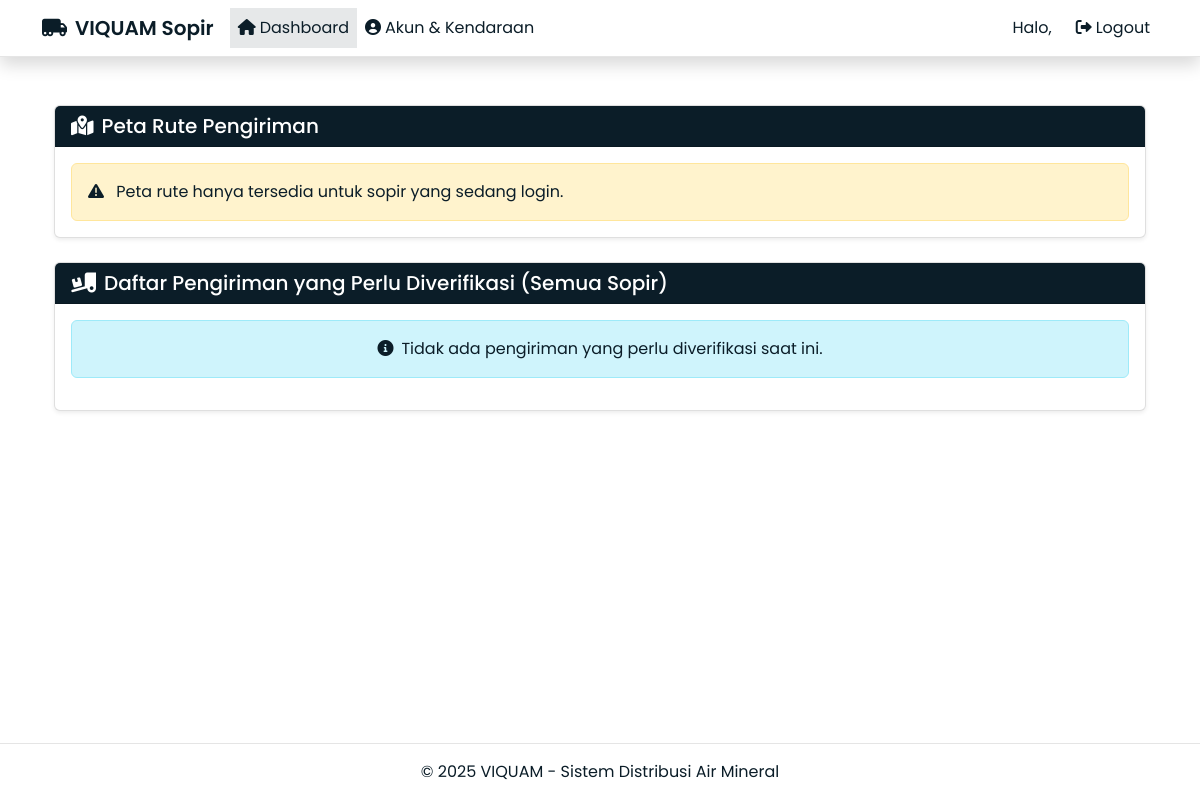
The app's page /sopir/dashboard/ (signed in), older data.
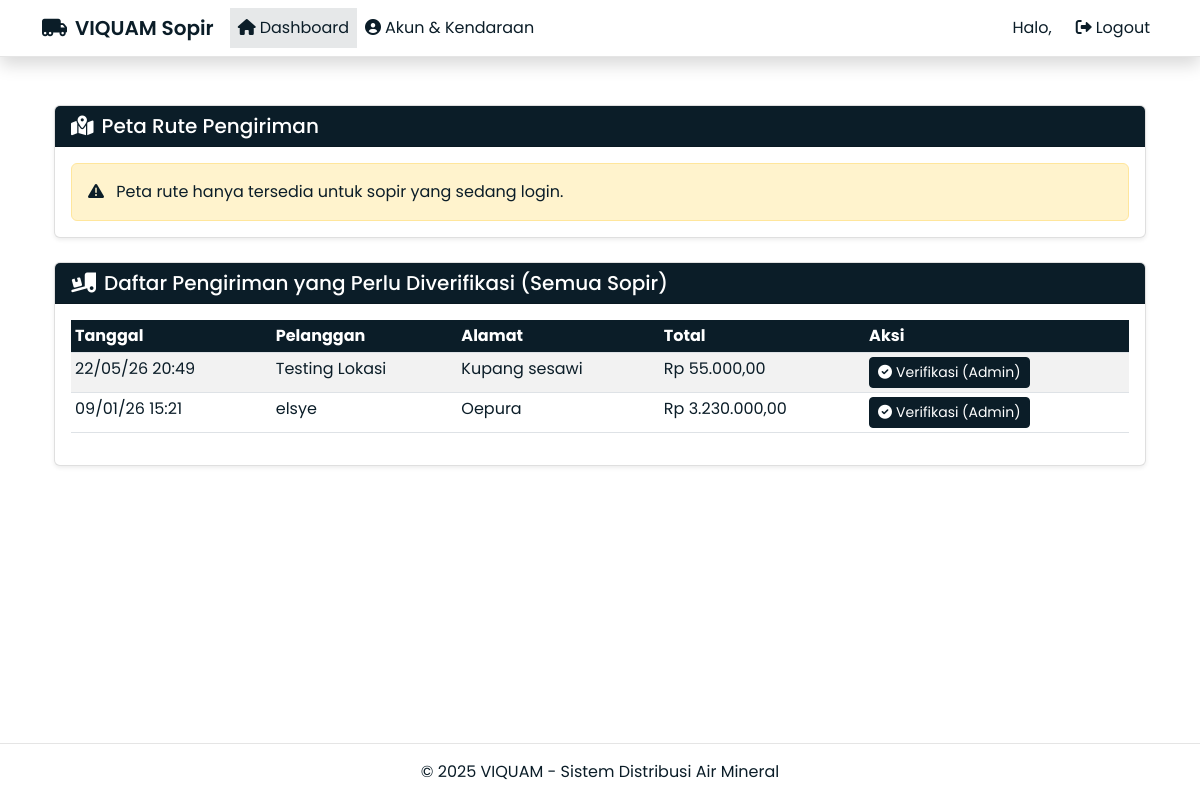
The same page, newer data.
### core/models.py (models this page shows, shortened)
class Pemesanan(models.Model):
    STATUS_CHOICES = [
        ('Diproses', 'Diproses'),
        ('Dikirim', 'Dikirim'),
        ('Selesai', 'Selesai'),
        ('Dibatalkan', 'Dibatalkan'),
    ]
    JENIS_PEMBAYARAN_CHOICES = [
        ('Transfer', 'Transfer'),
        ('COD', 'COD (Bayar di Tempat)'),
        ('Piutang', 'Piutang (Bayar Nanti)'),
    ]
    STATUS_PEMBAYARAN_CHOICES = [
        ('Belum Bayar', 'Belum Bayar'),
        ('DP', 'DP (Uang Muka)'),
        ('Lunas', 'Lunas'),
    ]
    idPemesanan = models.AutoField(primary_key=True, verbose_name='ID Pemesanan')
    idPelanggan = models.ForeignKey(Pelanggan, on_delete=models.SET_NULL, null=True, blank=True, verbose_name='Pelanggan')
    latitude = models.DecimalField(max_digits=10, decimal_places=7, null=True, blank=True, verbose_name='Latitude Pengiriman')
    longitude = models.DecimalField(max_digits=10, decimal_places=7, null=True, blank=True, verbose_name='Longitude Pengiriman')
    tanggalPemesanan = models.DateTimeField(default=timezone.now, verbose_name='Tanggal Pemesanan')
    alamatPengiriman = models.CharField(max_length=200, verbose_name='Alamat Pengiriman')
    total = models.DecimalField(max_digits=10, decimal_places=2, default=0.00, verbose_name='Total Harga')
    buktiBayar = models.ImageField(upload_to='bukti_pembayaran/', null=True, blank=True, verbose_name='Bukti Pembayaran')
    status = models.CharField(max_length=25, choices=STATUS_CHOICES, default='Diproses', verbose_name='Status Pemesanan')
    fotoPengiriman = models.ImageField(upload_to='bukti_pengiriman/', null=True, blank=True, verbose_name='Foto Pengiriman')
    idSopir = models.ForeignKey(Sopir, on_delete=models.SET_NULL, null=True, blank=True, verbose_name='Sopir Pengirim')
    updated_by = models.ForeignKey(User, on_delete=models.SET_NULL, null=True, blank=True, verbose_name='Diperbarui Oleh')
    last_updated = models.DateTimeField(auto_now=True, verbose_name='Waktu Pembaruan Terakhir')
    keterangan_admin = models.CharField(max_length=255, null=True, blank=True, verbose_name='Keterangan Aktivitas Admin')
    jenisPembayaran = models.CharField(max_length=25, choices=JENIS_PEMBAYARAN_CHOICES, default='Transfer', verbose_name='Jenis Pembayaran')
    statusPembayaran = models.CharField(max_length=25, choices=STATUS_PEMBAYARAN_CHOICES, default='Lunas', verbose_name='Status Pembayaran')
    nominalDibayar = models.DecimalField(max_digits=10, decimal_places=2, default=0.00, verbose_name='Nominal Dibayar')
    sisaTagihan = models.DecimalField(max_digits=10, decimal_places=2, default=0.00, verbose_name='Sisa Tagihan')
    jatuhTempo = models.DateField(null=True, blank=True, verbose_name='Jatuh Tempo')
    class Meta:
        verbose_name = 'Pemesanan'
        verbose_name_plural = 'Pemesanan'

class Pelanggan(models.Model):
    idPelanggan = models.AutoField(primary_key=True, verbose_name='ID Pelanggan')
    nama = models.CharField(max_length=50, verbose_name='Nama Pelanggan')
    noWa = models.CharField(max_length=20, verbose_name='Nomor WhatsApp')
    alamat = models.CharField(max_length=200, verbose_name='Detail Alamat (Blok/No Rumah)')
    latitude = models.DecimalField(max_digits=10, decimal_places=7, null=True, blank=True, verbose_name='Latitude')
    longitude = models.DecimalField(max_digits=10, decimal_places=7, null=True, blank=True, verbose_name='Longitude')
    username = models.CharField(max_length=20, unique=True, verbose_name='Username')
    password = models.CharField(max_length=150, verbose_name='Password (Hash)')
    isLangganan = models.BooleanField(default=False, verbose_name='Pelanggan Langganan')
    npwp = models.CharField(max_length=20, null=True, blank=True, verbose_name='NPWP')
    class Meta:
        verbose_name = 'Pelanggan'
        verbose_name_plural = 'Pelanggan'

### core/views.py (the view, shortened to what this page needs)
# urls.py: path('sopir/dashboard/',               views.sopir_dashboard,        name='sopir-dashboard'),
def sopir_dashboard(request):
    if 'sopir_id' not in request.session and not request.user.is_superuser:
        messages.error(request, 'Silakan login terlebih dahulu.')
        return redirect('sopir-login')
    if request.user.is_superuser:
        pesanan_list = Pemesanan.objects.filter(
            status='Dikirim'
        ).select_related('idPelanggan', 'idSopir').order_by('-tanggalPemesanan')
        context = {
            'pesanan_list': pesanan_list,
            'user': request.user,
            'is_admin_view': True,  # Variabel kendali untuk template
            'pesanan_json': '[]',  # No map for admin view
        }
        return render(request, 'sopir/dashboard.html', context)

### core/templates/sopir/dashboard.html (shortened to what the changed rows need)
{% extends 'sopir/base.html' %}
{% load humanize %}
{% block content %}
<link rel="stylesheet" href="https://unpkg.com/leaflet@1.9.4/dist/leaflet.css" />
<link rel="stylesheet" href="https://unpkg.com/leaflet-control-geocoder/dist/Control.Geocoder.css" />
<div class="container pt-4">
    <div class="row">
        <div class="col-12">
            <div class="card mt-4">
                <div class="card-body">
                    {% if pesanan_list %}
                        <div class="table-responsive">
                            <table class="table table-striped table-hover table-sm">
                                <thead>
                                    <tr>
                                        <th>Tanggal</th>
                                        <th>Pelanggan</th>
                                        <th>Alamat</th>
                                        <th>Total</th>
                                        <th>Aksi</th>
                                    </tr>
                                </thead>
                                <tbody>
                                    {% for pesanan in pesanan_list %}
                                    <tr>
                                        <td>{{ pesanan.tanggalPemesanan|date:"d/m/y H:i" }}</td>
                                        <td>{{ pesanan.idPelanggan.nama }}</td>
                                        <td>{{ pesanan.alamatPengiriman|truncatechars:20 }}</td>
                                        <td>Rp {{ pesanan.total|intcomma }}</td>
                                        <td>
                                            {% if user.is_superuser %}
                                            <a href="/sopir/edit-pengiriman/{{ pesanan.idPemesanan }}/" class="btn btn-sm btn-primary">
                                                <i class="fas fa-check-circle me-1"></i>Verifikasi (Admin)
                                            </a>
                                            {% else %}
                                            <a href="/sopir/edit-pengiriman/{{ pesanan.idPemesanan }}/" class="btn btn-sm btn-primary">
                                                <i class="fas fa-check-circle me-1"></i>Verifikasi Pengiriman
                                            </a>
                                            {% endif %}
                                        </td>
                                    </tr>
                                    {% endfor %}
                                </tbody>
                            </table>
                        </div>
                    {% else %}
                        <div class="alert alert-info text-center">
                            <i class="fas fa-info-circle me-2"></i>Tidak ada pengiriman yang perlu diverifikasi saat ini.
                        </div>
                    {% endif %}
                </div>
            </div>
        </div>
    </div>
</div>
{% endblock %}

Row changes from the older to the newer data that the page shows:
added Pemesanan: tanggalPemesanan "22/05/26 20:49", idPelanggan.nama "Testing Lokasi", alamatPengiriman "Kupang sesawi", total "55.000,00"
now on this page (row edited): Pemesanan: tanggalPemesanan "09/01/26 15:21", idPelanggan.nama "elsye", alamatPengiriman "Oepura", total "3.230.000,00"
Text that changed along with them:
text no longer shown: "Tidak ada pengiriman yang perlu diverifikasi saat ini."
text now shown: "Tanggal Pelanggan Alamat Total Aksi"
